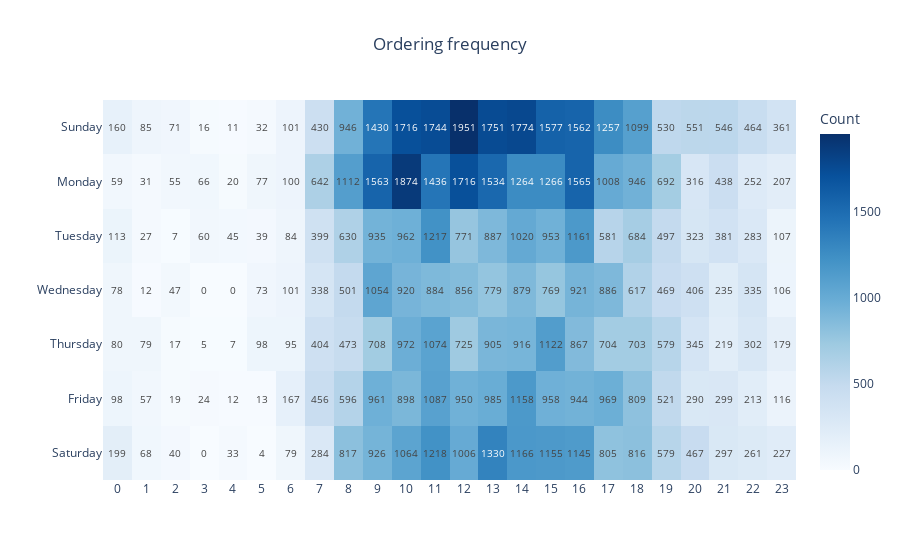

Source (notebook cell):
### Code cell
import plotly.express as px

day_names = ["Sunday", "Monday", "Tuesday", "Wednesday", "Thursday", "Friday", "Saturday"]

fig_frequency = px.imshow(
    df_frequency_pivot,
    labels={
        'x': 'Hours',
        'y': 'Day of Week',
        'color': 'Count'
    },
    color_continuous_scale="Blues",
    aspect="auto", # auto: full screen, equal:square
    title='Ordering frequency',
    text_auto=True
)
fig_frequency.update_layout(
    title_x=0.5,
    yaxis_title='',
    xaxis_title=''
)
fig_frequency.update_xaxes(
    tickmode='array',
    tickvals=list(range(24))
)
fig_frequency.update_yaxes(
    tickmode='array',
    tickvals=list(range(len(day_names))),
    ticktext=day_names
)
fig_frequency.show()

### Figure 1 — Plotly figure (JSON) as saved in the notebook; plotly's stock layout.template omitted (floating-point values rounded to 4 significant figures; data arrays with more than 128 entries replaced by an {"elided": "..."} marker saying what was removed)
{"data": [{"coloraxis": "coloraxis", "hovertemplate": "Hours: %{x}<br>Day of Week: %{y}<br>Count: %{z}<extra></extra>", "name": "0", "texttemplate": "%{z}", "type": "heatmap", "x": [0, 1, 2, 3, 4, 5, 6, 7, 8, 9, 10, 11, 12, 13, 14, 15, 16, 17, 18, 19, 20, 21, 22, 23], "xaxis": "x", "y": [0, 1, 2, 3, 4, 5, 6], "yaxis": "y", "z": {"elided": "7x24 int values"}}], "layout": {"coloraxis": {"colorbar": {"title": {"text": "Count"}}, "colorscale": [[0, "rgb(247,251,255)"], [0.125, "rgb(222,235,247)"], [0.25, "rgb(198,219,239)"], [0.375, "rgb(158,202,225)"], [0.5, "rgb(107,174,214)"], [0.625, "rgb(66,146,198)"], [0.75, "rgb(33,113,181)"], [0.875, "rgb(8,81,156)"], [1, "rgb(8,48,107)"]]}, "title": {"text": "Ordering frequency", "x": 0.5}, "xaxis": {"anchor": "y", "domain": [0, 1], "tickmode": "array", "tickvals": [0, 1, 2, 3, 4, 5, 6, 7, 8, 9, 10, 11, 12, 13, 14, 15, 16, 17, 18, 19, 20, 21, 22, 23], "title": {"text": ""}}, "yaxis": {"anchor": "x", "autorange": "reversed", "domain": [0, 1], "tickmode": "array", "ticktext": ["Sunday", "Monday", "Tuesday", "Wednesday", "Thursday", "Friday", "Saturday"], "tickvals": [0, 1, 2, 3, 4, 5, 6], "title": {"text": ""}}}}
